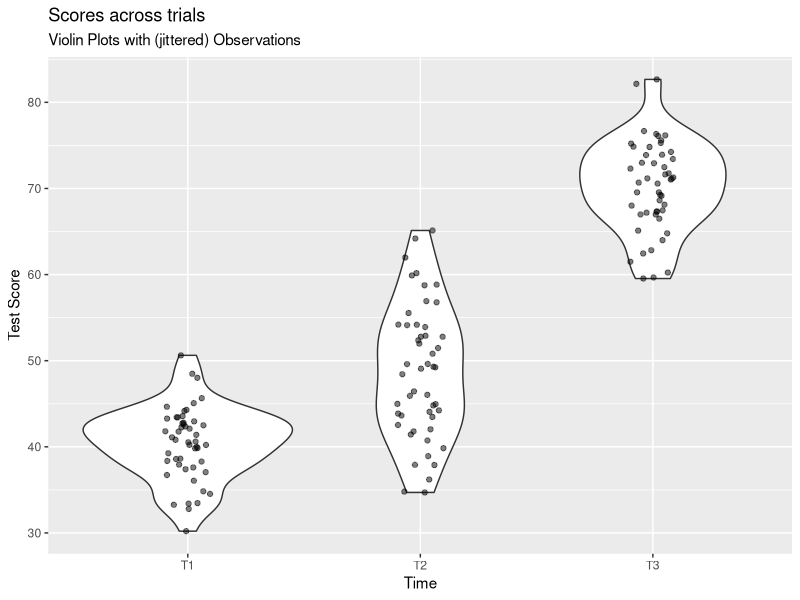
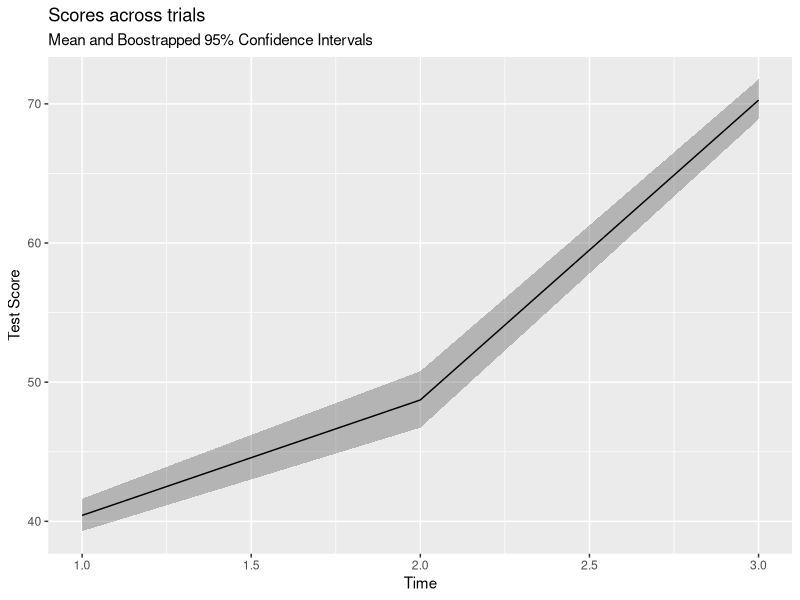

Source code (R) for these figures, in order:
## ---- chunk 1
library(tidyverse)
library(lme4)
library(kableExtra)
## ---- chunk 2
simRPT <- tibble(
  ID = factor(rep(paste("ID", 1:50, sep=""),each=3)) ,
  DV = rnorm(150,c(40,50,70),sd=c(4, 7, 5)),
  IV = factor(rep(c("T1", "T2", "T3"), each=1,50))
)

head(simRPT)
## ---- chunk 3
sumRPT <- 
  simRPT %>%
  group_by(IV) %>%
  summarise(
    N = n_distinct(ID),
    Mean.DV = round(mean(DV, na.rm=T),2),
    SD.DV = round(sd(DV, na.rm=T),2)
    )
## ---- chunk 4
kable(sumRPT) %>%
  kable_styling("striped")
## ---- chunk 5
simRPT %>% 
  ggplot(aes(IV, DV)) + 
  geom_violin() + 
  geom_jitter(alpha=.5,width=.1,height=0) + 
  labs(x="Time", y = "Test Score", 
       title="Scores across trials", 
       subtitle = "Violin Plots with (jittered) Observations")
## ---- chunk 6
simRPT %>% 
  ggplot(aes(as.numeric(IV), DV)) +  
  stat_summary(fun.data = mean_cl_boot, geom="ribbon", alpha=.3) + 
  stat_summary(fun.y = mean, geom="line") + 
  labs(x="Time", y = "Test Score", 
       title="Scores across trials", 
       subtitle = "Mean and Boostrapped 95% Confidence Intervals")
## ---- chunk 7
m0 <- lmer(DV ~ 1 +
             (1 | ID), 
           data = simRPT
           )
## ---- chunk 8
m1 <- lmer(DV ~ 1 + IV +
             (1 | ID), 
           data = simRPT
           )
summary(m1)
## ---- chunk 9
anova(m0,m1)
## ---- chunk 10
m2 <- aov(DV ~ IV + Error(ID/IV), data = simRPT)
## ---- chunk 11
summary(m2)
## ---- chunk 12
anova(m1)
